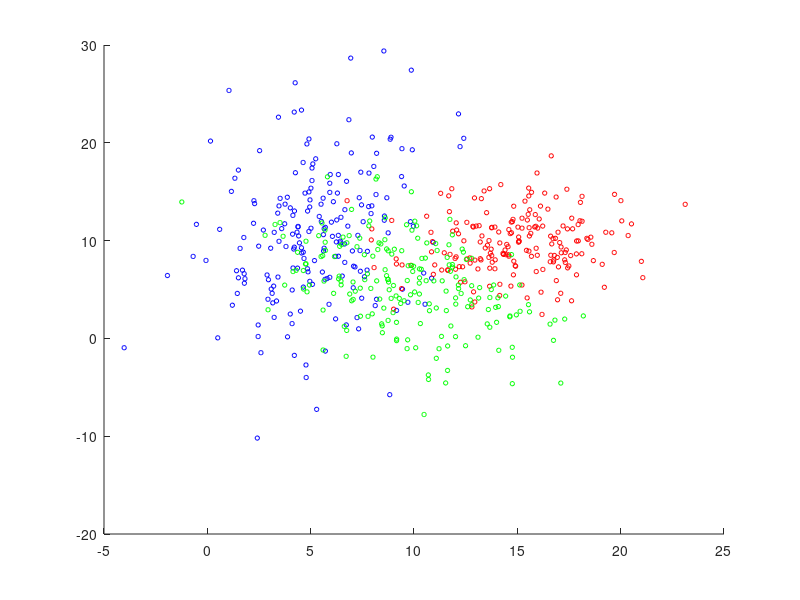

Write MATLAB code to recreate this figure. (Note: this script raises an error after producing the figure.)
clear all;
close all;

MU1 = [5 10];
SIGMA1 = [8 4; 4 40];
MU2 = [15 10];
SIGMA2 = [8 0; 0 8];
MU3 = [10 5];
SIGMA3 = [10 -5; -5 20];
X1 = mvnrnd(MU1,SIGMA1,200);
X2 = mvnrnd(MU2,SIGMA2,200);
X3 = mvnrnd(MU3, SIGMA3, 200);

SIGMA1 = cov(X1);
SIGMA2 = cov(X2);
SIGMA3 = cov(X3);

range1 = [-5:0.1:20]
range2 = [-5:0.1:20]

figure;
hold on;

scatter(X1(:,1), X1(:,2), 10, 'b');
scatter(X2(:,1), X2(:,2), 10, 'r');
scatter(X3(:,1), X3(:,2), 10, 'g');

[c_vectors, c_values] = eigs(SIGMA1);
[d_vectors, d_values] = eigs(SIGMA2);
[e_vectors, e_values] = eigs(SIGMA3);

c_theta = atan2(c_vectors(2,1), c_vectors(1,1));
plot_ellipse(MU1(1), MU1(2), c_theta, sqrt(c_values(1,1)), sqrt(c_values(2,2)));

d_theta = atan2(d_vectors(2,1), d_vectors(1,1));
plot_ellipse(MU2(1), MU2(2), d_theta, sqrt(d_values(1,1)),sqrt(d_values(2,2)));

e_theta = atan2(e_vectors(2,1), e_vectors(1,1));
plot_ellipse(MU3(1), MU3(2), e_theta, sqrt(e_values(1,1)),sqrt(e_values(2,2)));

map_1 = MAP([MU1; MU2; MU3], range1, range2, cat(3, SIGMA1, SIGMA2, SIGMA3), [2/9 4/9 1/3]);
contour(range1, range2, map_1', 2, '--r');
hold on;
micd_1 = MICD([MU1; MU2; MU3], range1, range2, cat(3, SIGMA1, SIGMA2, SIGMA3));
contour(range1, range2, micd_1', 2, '--b');
hold on;
med_1 = MED([MU1; MU2; MU3], range1, range2);
contour(range1, range2, med_1', 2, '--g');
hold on;